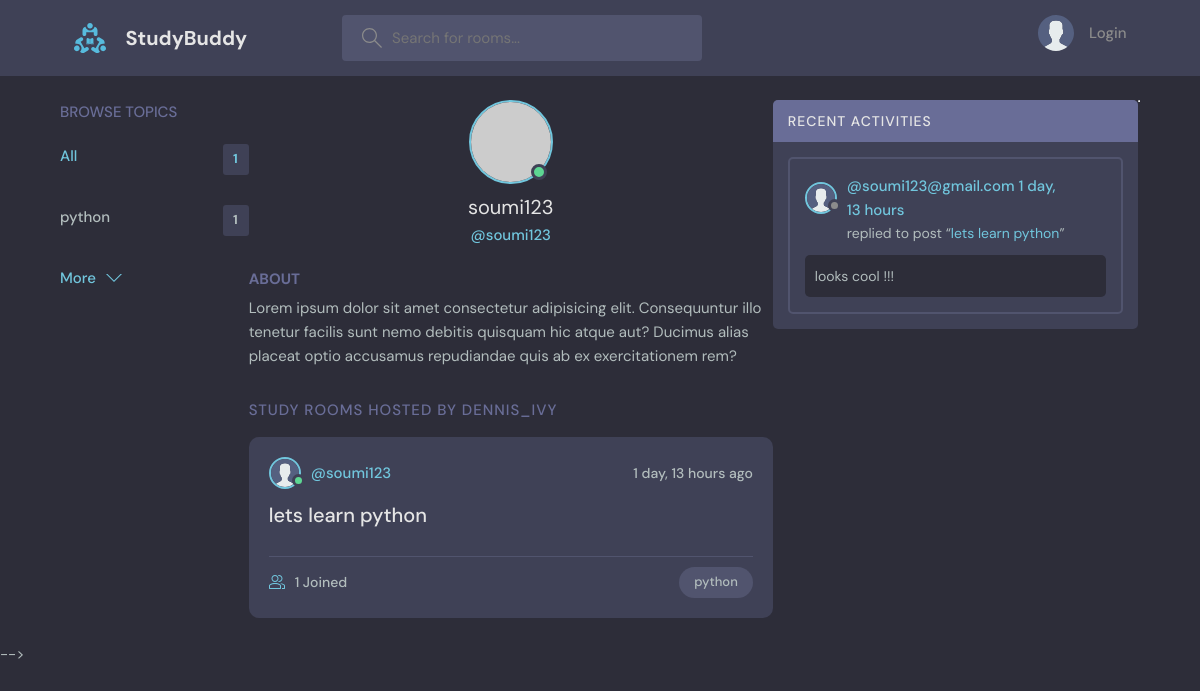
Page /profile/1/ on the committed database.
### base/models.py (models this page shows, shortened)
class Topic(models.Model):
   name = models.CharField(max_length=200)

class User(AbstractUser):
    name = models.CharField(max_length=200, null=True)
    email = models.EmailField(unique=True, null=True)
    bio = models.TextField(null=True)
    avatar = models.ImageField(null=True, default="avatar.svg")
    USERNAME_FIELD ='email'
    REQUIRED_FIELDS = []

class Room(models.Model):
    host = models.ForeignKey(User , on_delete=models.SET_NULL, null=True)
    topic = models.ForeignKey(Topic , on_delete=models.SET_NULL, null=True)
    name = models.CharField(max_length=200)
    description = models.TextField(null=True , blank=True)
    participants = models.ManyToManyField(User, related_name='participants', blank=True)
    updated = models.DateTimeField(auto_now=True)
    created = models.DateTimeField(auto_now_add=True)
    class Meta:
        ordering = ['-updated', '-created']
    def __str__ (self):
        return self.name

class Message(models.Model):
    user = models.ForeignKey(User , on_delete=models.CASCADE)
    room = models.ForeignKey(Room , on_delete=models.CASCADE)
    body = models.TextField()
    updated = models.DateTimeField(auto_now=True)
    created = models.DateTimeField(auto_now_add=True)
    class Meta:
        ordering = ['-updated', '-created']
    def __str__(self):
        return self.body[0:50]

### base/views.py (the view)
# urls.py: path('profile/<str:pk>/', views.userProfile, name="user-profile"),
def userProfile(request,pk=1):
    user = User.objects.get(id=pk)
    rooms = user.room_set.all()
    room_messages = user.message_set.all()
    topics = Topic.objects.all()
    context ={'user': user, 'rooms': rooms, 'room_messages': room_messages, 'topics': topics}
    return render(request, 'base/profile.html', context)

### base/templates/base/profile.html (shortened to what this page needs)
{% extends 'main.html' %}
{% block content %}
<main class="profile-page layout layout--3">
    <div class="container">
      {% include 'base/topics_component.html' %}
      <div class="roomList">
        <div class="profile">
          <div class="profile__avatar">
            <div class="avatar avatar--large active">
              <img src="https://randomuser.me/api/portraits/men/11.jpg" />
            </div>
          </div>
          <div class="profile__info">
            <h3>{{user.username}}</h3>
            <p>@{{user.username}}</p>
          </div>
          <div class="profile__about">
            <h3>About</h3>
            <p>
              Lorem ipsum dolor sit amet consectetur adipisicing elit. Consequuntur illo tenetur
              facilis sunt nemo debitis quisquam hic atque aut? Ducimus alias placeat optio
              accusamus repudiandae quis ab ex exercitationem rem?
            </p>
          </div>
        </div>
        <div class="roomList__header">
          <div>
            <h2>Study Rooms Hosted by dennis_ivy</a>
            </h2>
          </div>
        </div>
        {% include 'base/feed_component.html' %}
      </div>
      {% include 'base/activity_component.html' %}
    </div>
  </main>
{% endblock content %}

### templates/Main.html (shortened to what this page needs)
<!DOCTYPE html>
{% load static %}
<html lang="en">
  <head>
    <link rel="stylesheet" href="{% static 'styles/style.css' %}" />
  </head>
  <body>
    {% include 'navbar.html'%}
    {% block content %}
    {% endblock %}
  </body>
</html>
{% load static %}

### templates/navbar.html (shortened to what this page needs)
{% load static %}
<header class="header header--loggedIn">
    <div class="container">
      <a href="{% url 'home' %}" class="header__logo">
        <img src="{% static 'images/logo.svg' %}" />
        <h1>StudyBuddy</h1>
      </a>
      <form class="header__search" method="GET" action="{% url 'home' %}">
        <label>
          <input name="q" placeholder="Search for rooms..." />
        </label>
      </form>
      <nav class="header__menu">
        {% if request.user.is_authenticated  %}
        <div class="header__user">
          <a href="{% url 'update-user' %}">
            <div class="avatar avatar--medium active">
              <img src="{{request.user.avatar.url}}" />
            </div>
            <p>{{request.user.username}}<span>{{request.user.username}}</span></p>
          </a>
          <button class="dropdown-button">
            <svg version="1.1" xmlns="http://www.w3.org/2000/svg" width="32" height="32" viewBox="0 0 32 32">
              <title>chevron-down</title>
              <path d="M16 21l-13-13h-3l16 16 16-16h-3l-13 13z"></path>
            </svg>
          </button>
        </div>
        {% else %}
         <a href="{% url 'login' %}">
          <img src="{% static 'images/avatar.svg'%}" />
          <p>Login</p>
        </a>
        {% endif %}
      </nav>
    </div>
  </header>

### base/templates/base/topics_component.html
<div class="topics">
   <div class="topics__header">
     <h2>Browse Topics</h2>
   </div>
   <ul class="topics__list">
     <li>
       <a href="{% url 'home' %}" class="active">All <span>{{topics.count}}</span></a>
     </li>
     {% for topic in topics %}
     <li>
       <a href="{% url 'home' %}?q={{topic.name}}">{{topic.name}} <span>{{topic.room_set.all.count}}</span></a>
     </li>
     {% endfor %}
   </ul>
   <button class="btn btn--link" href="{% url 'topics' %}">
     More
     <svg version="1.1" xmlns="http://www.w3.org/2000/svg" width="32" height="32" viewBox="0 0 32 32">
       <title>chevron-down</title>
       <path d="M16 21l-13-13h-3l16 16 16-16h-3l-13 13z"></path>
     </svg>
   </button>
 </div>

### base/templates/base/feed_component.html (shortened to what this page needs)
{% for room in rooms %}
<div class="roomListRoom">
  <div class="roomListRoom__header">
    <a href="{% url 'user-profile' room.id %}" class="roomListRoom__author">
      <div class="avatar avatar--small active">
        <img src="{{room.host.avatar.url}}" />
      </div>
      <span>@{{room.host.username}}</span>
    </a>
    <div class="roomListRoom__actions">
      <span>{{room.created|timesince}} ago</span>
    </div>
  </div>
  <div class="roomListRoom__content">
    <a href="{% url 'room' room.id %}">{{room.name}}</a>
  </div>
  <div class="roomListRoom__meta">
    <a href="{% url 'room' room.id %}" class="roomListRoom__joined">
      {{room.participants.all.count}} Joined
    </a>
    <p class="roomListRoom__topic">{{room.topic.name}}</p>
  </div>
</div>
  {% endfor %}

### base/templates/base/activity_component.html (shortened to what this page needs)
<div class="activities">
  <div class="activities__header">
    <h2>Recent Activities</h2>
  </div>
  {% for message in room_messages %}
  <div class="activities__box">
    <div class="activities_boxHeader roomListRoom_header">
      <a href="{% url 'user-profile' message.user.id %}" class="roomListRoom__author">
        <div class="avatar avatar--small">
          <img src="{{message.user.avatar.url}}" />
        </div>
        <p>
          @{{message.user}}
          <span>{{message.created | timesince}}</span>
        </p>
      </a>
    </div>
    <div class="activities__boxContent">
      <p>replied to post   “<a href="{% url 'room' message.room.id %}">{{message.room.name}}</a>”</p>
      <div class="activities__boxRoomContent">
        {{message.body}}
      </div>
    </div>
  </div>
  {% endfor %}
</div>
<hr>

### rows in the picture
Topic: name "python", room_set.all.count "1"
User: username "soumi123"
Room: host.avatar (placeholder picture), host.username "soumi123", created "1 day, 13 hours", name "lets learn python", participants.all.count "1", topic.name "python"
Message: user.avatar (placeholder picture), user "soumi123@gmail.com", created "1 day, 13 hours", room.name "lets learn python", body "looks cool !!!"

### other values in the picture
{{ topics.count }} "1"
